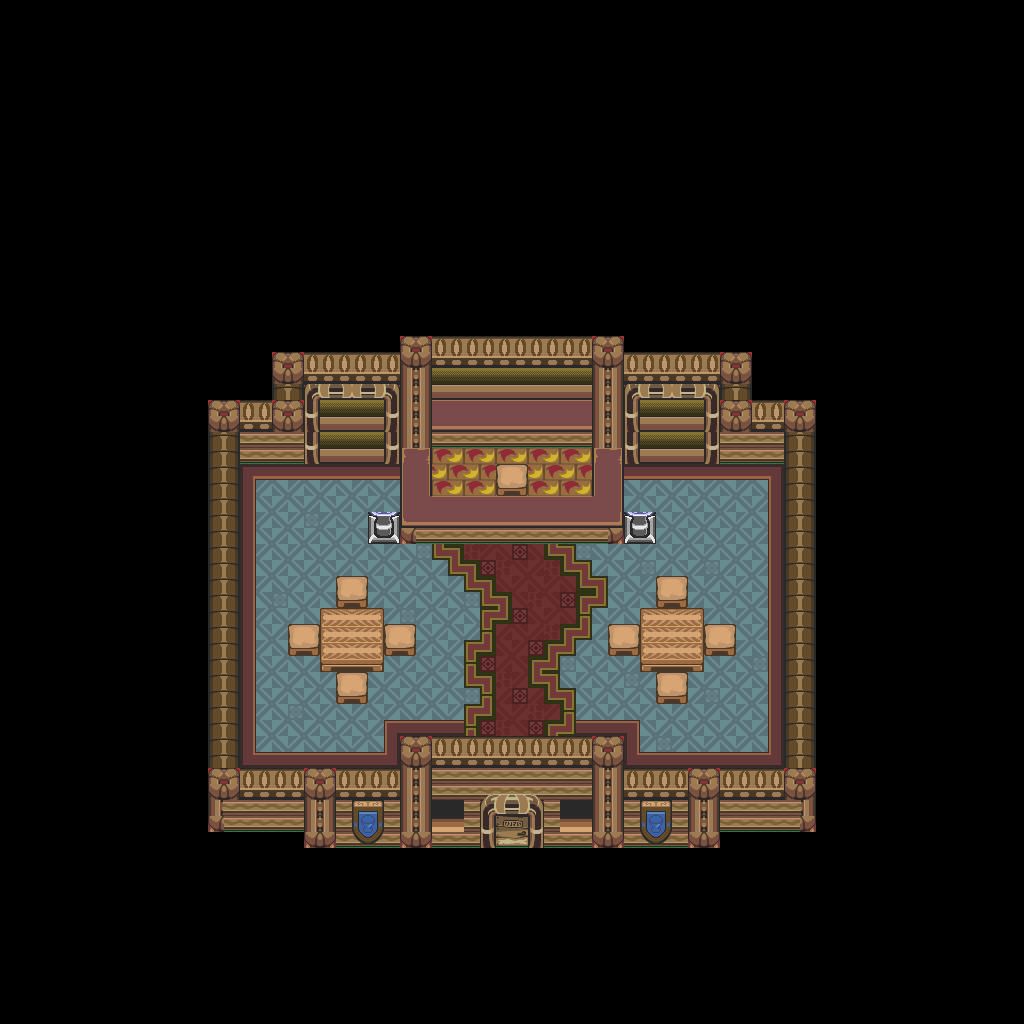

Tiled map render using the project's own tile images. Description and the map definition, with tile-layer contents summarised, below:
An orthogonal 64x64 tile map with 16x16 px tiles, 1 tile layer (base), 1 hidden layer not drawn and 27 objects.

<map version="1.10" tiledversion="1.12.1" orientation="orthogonal" renderorder="right-down" width="64" height="64" tilewidth="16" tileheight="16" infinite="0" nextlayerid="3" nextobjectid="28">
 <tileset firstgid="1" source="../classiciphone_pics4.tsx" />
 <layer id="1" name="base" width="64" height="64">
  <data>[4096 cells, 4096 non-empty, 105 distinct tile ids]</data>
 </layer>
 <layer id="2" name="collision" width="64" height="64" visible="0">
  <properties><property name="collision" value="true" /></properties>
  <data>[4096 cells, 3528 non-empty, 1 distinct tile ids]</data>
 </layer>
 <objectgroup id="3" name="npcs">
  <object id="1" x="560.0" y="800.0" width="16" height="16">
   <properties>
    <property name="gani" value="window.png" />
    <property name="script" type="string">-- Auto-converted from GraalScript
</property>
   </properties>
  </object>
  <object id="2" x="432.0" y="800.0" width="16" height="16">
   <properties>
    <property name="gani" value="window.png" />
    <property name="script" type="string">-- Auto-converted from GraalScript
</property>
   </properties>
  </object>
  <object id="3" x="640.0" y="432.0" width="16" height="16">
   <properties>
    <property name="gani" value="classic_heart_small.png" />
    <property name="script" type="string">-- Auto-converted from GraalScript
</property>
   </properties>
  </object>
  <object id="4" x="688.0" y="432.0" width="16" height="16">
   <properties>
    <property name="gani" value="classic_heart_small.png" />
    <property name="script" type="string">-- Auto-converted from GraalScript
</property>
   </properties>
  </object>
  <object id="5" x="320.0" y="400.0" width="16" height="16">
   <properties>
    <property name="gani" value="classic_heart_small.png" />
    <property name="script" type="string">-- Auto-converted from GraalScript
</property>
   </properties>
  </object>
  <object id="6" x="688.0" y="384.0" width="16" height="16">
   <properties>
    <property name="gani" value="classic_ammo_arrow5.png" />
    <property name="script" type="string">-- Auto-converted from GraalScript
-- // NPC made by Exodus (LAT)
-- if (created) {
end
-- if (playertouchsme) {
end</property>
   </properties>
  </object>
  <object id="7" x="640.0" y="384.0" width="16" height="16">
   <properties>
    <property name="gani" value="classic_ammo_arrow10.png" />
    <property name="script" type="string">-- Auto-converted from GraalScript
-- // NPC made by Exodus (LAT)
-- if (created) {
end
-- if (playertouchsme) {
end</property>
   </properties>
  </object>
  <object id="8" x="656.0" y="416.0" width="16" height="16">
   <properties>
    <property name="gani" value="classic_ammo_bomb5.png" />
    <property name="script" type="string">-- Auto-converted from GraalScript
-- // NPC made by Exodus (LAT)
-- if (created) {
end
-- if (playertouchsme) {
end</property>
   </properties>
  </object>
  <object id="9" x="352.0" y="384.0" width="16" height="16">
   <properties>
    <property name="gani" value="classic_ammo_bomb10.png" />
    <property name="script" type="string">-- Auto-converted from GraalScript
-- // NPC made by Exodus (LAT)
-- if (created) {
end
-- if (playertouchsme) {
end</property>
   </properties>
  </object>
  <object id="10" x="352.0" y="432.0" width="16" height="16">
   <properties>
    <property name="gani" value="classic_heart_small.png" />
    <property name="script" type="string">-- Auto-converted from GraalScript
</property>
   </properties>
  </object>
  <object id="11" x="368.0" y="416.0" width="16" height="16">
   <properties>
    <property name="gani" value="classic_ammo_arrow5.png" />
    <property name="script" type="string">-- Auto-converted from GraalScript
-- // NPC made by Exodus (LAT)
-- if (created) {
end
-- if (playertouchsme) {
end</property>
   </properties>
  </object>
  <object id="12" x="320.0" y="416.0" width="16" height="16">
   <properties>
    <property name="gani" value="classic_ammo_arrow10.png" />
    <property name="script" type="string">-- Auto-converted from GraalScript
-- // NPC made by Exodus (LAT)
-- if (created) {
end
-- if (playertouchsme) {
end</property>
   </properties>
  </object>
  <object id="13" x="336.0" y="400.0" width="16" height="16">
   <properties>
    <property name="gani" value="classic_heart_small.png" />
    <property name="script" type="string">-- Auto-converted from GraalScript
</property>
   </properties>
  </object>
  <object id="14" x="672.0" y="400.0" width="16" height="16">
   <properties>
    <property name="gani" value="classic_heart_small.png" />
    <property name="script" type="string">-- Auto-converted from GraalScript
</property>
   </properties>
  </object>
  <object id="15" x="432.0" y="384.0" width="16" height="16">
   <properties>
    <property name="gani" value="oppositeboots.png" />
    <property name="script" type="string">-- Auto-converted from GraalScript
-- function onActionPurchase() {
-- if (clientr.stat_gelat &gt;= this.price) {
-- if (findweapon(this.itemname) != this.itemname) {
-- addweapon(this.itemname);
-- clientr.stat_gelat -= this.price;
-- say2("Come Again!");
-- } else {
-- say2("You already have this!?");
end
-- } else {
-- say2("Not enough gelat.");
end
end
-- function onCreated() {
-- setshape(1,32,32);
self.itemname = "Opposite Boots"
self.price = 6000
end
-- [CLIENT-SIDE — server no-op]
-- function onCreated() {
-- this.itemname = "Opposite Boots";
-- this.precedence = 0;
-- this.price = 6000;
-- this.currency = "gelat";
-- this.shopitem = 1;
-- }</property>
   </properties>
  </object>
  </objectgroup>
</map>
<!-- 12 of 27 objects omitted -->
